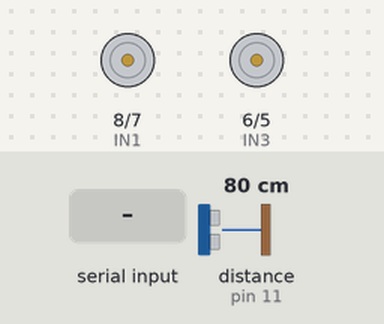
Simulated run of this sketch. Board: Arduino Uno, built with avr-gcc and run on an emulated ATmega328P. Shown: motor-driver pin pairs drawn as motors (green arrow = first pin HIGH = forward, orange = second pin HIGH = backward, longer = more drive, scaled by the enable pin). The test bench sets the inputs (shaded band); at power-on: distance to the obstacle (sensor on pin 11) 80 cm. The echo pulse lasts 58.3 µs per cm.

Above: at 1.2 s.
1.3 s: "F" received over the second serial link
At 2.5 s:
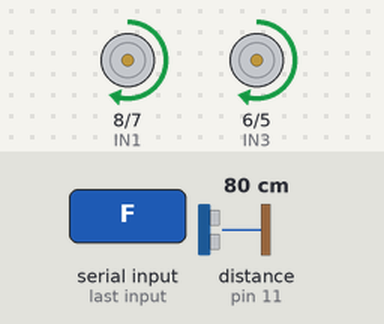
2.8 s: "B" received over the second serial link
At 3.7 s:
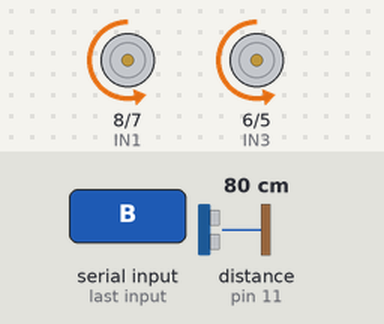
4.3 s: "L" received over the second serial link
At 4.8 s:
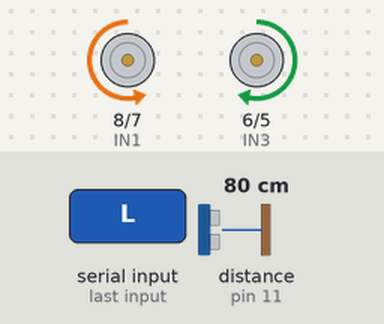
5.8 s: "R" received over the second serial link
At 7.0 s:
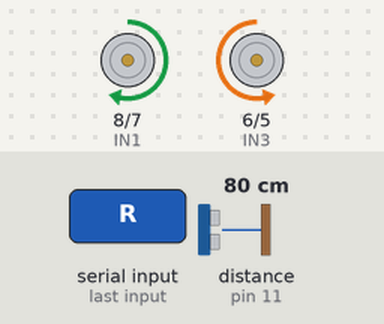
7.3 s: "S" received over the second serial link
At 8.3 s:
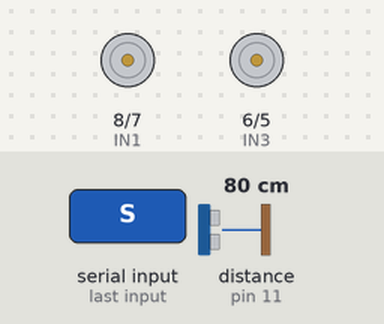
8.8 s: "A" received over the second serial link
At 9.6 s:
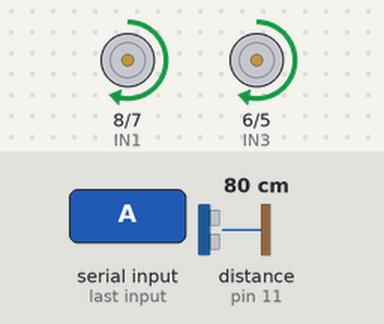
Timing chart, 0 to 11.3 s (numbered marks = the images above; inputs shaded):
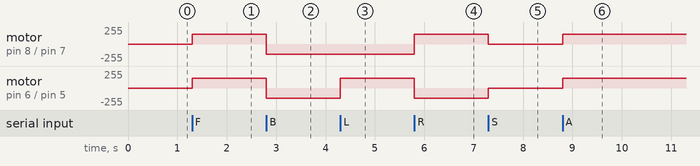

Measured:
- after the input at 1.3 s, motor on pin 8 (IN1) / pin 7 (IN2), motor on pin 6 (IN3) / pin 5 (IN4): stopped → forward 150/255 at once
- after the input at 2.8 s, motor on pin 8 (IN1) / pin 7 (IN2), motor on pin 6 (IN3) / pin 5 (IN4): forward 150/255 → backward 150/255 at once
- after the input at 4.3 s, motor on pin 6 (IN3) / pin 5 (IN4): backward 150/255 → forward 150/255 at once
- after the input at 5.8 s, motor on pin 8 (IN1) / pin 7 (IN2): backward 150/255 → forward 150/255 at once; motor on pin 6 (IN3) / pin 5 (IN4): forward 150/255 → backward 150/255 at once
- after the input at 7.3 s, motor on pin 8 (IN1) / pin 7 (IN2): forward 150/255 → stopped at once; motor on pin 6 (IN3) / pin 5 (IN4): backward 150/255 → stopped at once
- after the input at 8.8 s, motor on pin 8 (IN1) / pin 7 (IN2), motor on pin 6 (IN3) / pin 5 (IN4): stopped → forward 150/255 at once

The sketch:

auto_self.ino
```cpp
// Pins
#define ENA 9
#define IN1 8
#define IN2 7
#define IN3 6
#define IN4 5
#define ENB 10

#define TRIG 12
#define ECHO 11

#define BT_RX 2  // Connect to HC-05 TX
#define BT_TX 3  // Connect to HC-05 RX

#include <SoftwareSerial.h>
SoftwareSerial bluetooth(BT_RX, BT_TX);

char command;
long duration;
int distance;

bool autoMode = false;

void setup() {
  pinMode(ENA, OUTPUT);
  pinMode(ENB, OUTPUT);
  pinMode(IN1, OUTPUT);
  pinMode(IN2, OUTPUT);
  pinMode(IN3, OUTPUT);
  pinMode(IN4, OUTPUT);

  pinMode(TRIG, OUTPUT);
  pinMode(ECHO, INPUT);

  Serial.begin(9600);
  bluetooth.begin(9600);
}

void loop() {
  if (bluetooth.available()) {
    command = bluetooth.read();
    handleCommand(command);
  }

  if (autoMode) {
    obstacleAvoidance();
  }
}

void handleCommand(char cmd) {
  switch (cmd) {
    case 'F': forward(); break;
    case 'B': backward(); break;
    case 'L': left(); break;
    case 'R': right(); break;
    case 'S': stop(); break;
    case 'A': autoMode = true; break;
    case 'M': autoMode = false; stop(); break;
  }
}

void obstacleAvoidance() {
  distance = getDistance();
  if (distance < 20) {
    stop();
    delay(300);
    backward();
    delay(500);
    stop();
    delay(200);
    right();
    delay(400);
    stop();
  } else {
    forward();
  }
}

int getDistance() {
  digitalWrite(TRIG, LOW);
  delayMicroseconds(2);
  digitalWrite(TRIG, HIGH);
  delayMicroseconds(10);
  digitalWrite(TRIG, LOW);
  duration = pulseIn(ECHO, HIGH);
  return duration * 0.034 / 2;
}

void forward() {
  digitalWrite(IN1, HIGH);
  digitalWrite(IN2, LOW);
  digitalWrite(IN3, HIGH);
  digitalWrite(IN4, LOW);
  analogWrite(ENA, 150);
  analogWrite(ENB, 150);
}

void backward() {
  digitalWrite(IN1, LOW);
  digitalWrite(IN2, HIGH);
  digitalWrite(IN3, LOW);
  digitalWrite(IN4, HIGH);
  analogWrite(ENA, 150);
  analogWrite(ENB, 150);
}

void left() {
  digitalWrite(IN1, LOW);
  digitalWrite(IN2, HIGH);
  digitalWrite(IN3, HIGH);
  digitalWrite(IN4, LOW);
  analogWrite(ENA, 150);
  analogWrite(ENB, 150);
}

void right() {
  digitalWrite(IN1, HIGH);
  digitalWrite(IN2, LOW);
  digitalWrite(IN3, LOW);
  digitalWrite(IN4, HIGH);
  analogWrite(ENA, 150);
  analogWrite(ENB, 150);
}

void stop() {
  digitalWrite(IN1, LOW);
  digitalWrite(IN2, LOW);
  digitalWrite(IN3, LOW);
  digitalWrite(IN4, LOW);
}
```
